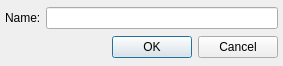
<?xml version="1.0" encoding="UTF-8"?>
<ui version="4.0">
 <class>CategoryEditDialog</class>
 <widget class="QDialog" name="CategoryEditDialog">
  <property name="geometry">
   <rect>
    <x>0</x>
    <y>0</y>
    <width>283</width>
    <height>66</height>
   </rect>
  </property>
  <property name="windowTitle">
   <string>Dialog</string>
  </property>
  <layout class="QVBoxLayout" name="verticalLayout">
   <property name="spacing">
    <number>5</number>
   </property>
   <property name="leftMargin">
    <number>5</number>
   </property>
   <property name="topMargin">
    <number>5</number>
   </property>
   <property name="rightMargin">
    <number>5</number>
   </property>
   <property name="bottomMargin">
    <number>5</number>
   </property>
   <item>
    <layout class="QHBoxLayout" name="horizontalLayout">
     <item>
      <widget class="QLabel" name="label">
       <property name="text">
        <string>Name:</string>
       </property>
      </widget>
     </item>
     <item>
      <widget class="QLineEdit" name="nameEdit"/>
     </item>
    </layout>
   </item>
   <item>
    <widget class="QDialogButtonBox" name="buttonBox">
     <property name="orientation">
      <enum>Qt::Horizontal</enum>
     </property>
     <property name="standardButtons">
      <set>QDialogButtonBox::Cancel|QDialogButtonBox::Ok</set>
     </property>
    </widget>
   </item>
  </layout>
 </widget>
 <resources/>
 <connections>
  <connection>
   <sender>buttonBox</sender>
   <signal>accepted()</signal>
   <receiver>CategoryEditDialog</receiver>
   <slot>accept()</slot>
   <hints>
    <hint type="sourcelabel">
     <x>248</x>
     <y>254</y>
    </hint>
    <hint type="destinationlabel">
     <x>157</x>
     <y>274</y>
    </hint>
   </hints>
  </connection>
  <connection>
   <sender>buttonBox</sender>
   <signal>rejected()</signal>
   <receiver>CategoryEditDialog</receiver>
   <slot>reject()</slot>
   <hints>
    <hint type="sourcelabel">
     <x>316</x>
     <y>260</y>
    </hint>
    <hint type="destinationlabel">
     <x>286</x>
     <y>274</y>
    </hint>
   </hints>
  </connection>
 </connections>
</ui>
